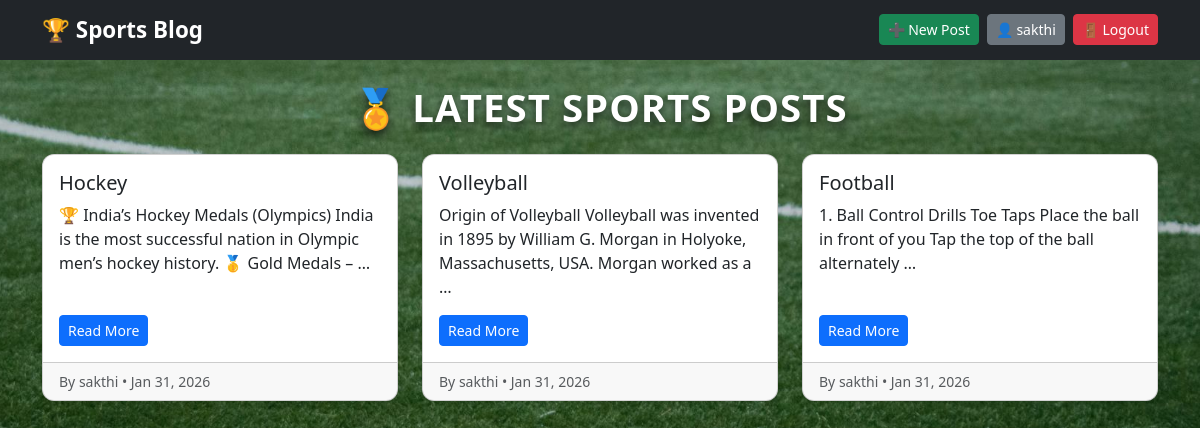
The app's page / (signed in) with its own data.
### blog/models.py (models this page shows, shortened)
class Post(models.Model):
    title = models.CharField(max_length=200)
    slug = models.SlugField(max_length=220, unique=True)
    author = models.ForeignKey(User, on_delete=models.CASCADE)
    category = models.ForeignKey(Category, on_delete=models.SET_NULL, null=True, blank=True)
    content = models.TextField()
    featured_image = models.ImageField(upload_to='posts/', null=True, blank=True)
    published = models.BooleanField(default=True)
    created_at = models.DateTimeField(auto_now_add=True)
    updated_at = models.DateTimeField(auto_now=True)
    class Meta:
        ordering = ['-created_at']

### blog/views.py (the view)
# urls.py: path('', views.PostListView.as_view(), name='post_list'),  # ✅ homepage
class PostListView(ListView):
    model = Post
    template_name = 'blog/post_list.html'
    context_object_name = 'posts'
    paginate_by = 9
    def get_queryset(self):
        return Post.objects.filter(published=True)

### blog/templates/blog/post_list.html (shortened to what this page needs)
{% extends "blog/base.html" %}
{% block content %}
<h2 class="text-center mb-4 latest-heading">🏅 LATEST SPORTS POSTS </h2>
<div class="row row-cols-1 row-cols-md-3 g-4">
  {% for post in posts %}
    <div class="col">
      <div class="card h-100 shadow-sm d-flex flex-column">
        <div class="card-body d-flex flex-column">
          <h5 class="card-title">{{ post.title }}</h5>
          <p class="card-text flex-grow-1">
            {{ post.content|truncatewords:20 }}
          </p>
          <a href="{% url 'blog:post_detail' post.pk %}"
             class="btn btn-primary btn-sm mt-auto align-self-start">
            Read More
          </a>
        </div>
        <div class="card-footer text-muted small">
          By {{ post.author }} • {{ post.created_at|date:"M d, Y" }}
        </div>
      </div>
    </div>
  {% empty %}
    <p class="text-center text-muted">
      No posts yet! Add your first one.
    </p>
  {% endfor %}
</div>
{% endblock %}

### blog/templates/blog/base.html (shortened to what this page needs)
{% load static %}
<!DOCTYPE html>
<html lang="en">
<head>
  <link href="https://cdn.jsdelivr.net/npm/bootstrap@5.3.3/dist/css/bootstrap.min.css" rel="stylesheet">
  <link rel="stylesheet" href="{% static 'blog/css/style.css' %}">
</head>
<body>
{% if request.resolver_match.url_name != 'login' %}
<nav class="navbar navbar-expand-lg navbar-dark bg-dark mb-4">
  <div class="container">
    <a class="navbar-brand fw-bold" href="{% url 'blog:post_list' %}">
      🏆 Sports Blog
    </a>
    <div class="collapse navbar-collapse" id="navbarNav">
      <ul class="navbar-nav ms-auto align-items-center">
        {% if user.is_authenticated %}
          <li class="nav-item me-2">
            <a href="{% url 'blog:post_create' %}" class="btn btn-success btn-sm">
              ➕ New Post
            </a>
          </li>
          <li class="nav-item me-2">
            <span class="btn btn-secondary btn-sm">
              👤 {{ user.username }}
            </span>
          </li>
          <li class="nav-item">
            <form method="post" action="{% url 'blog:logout' %}" class="d-inline">
              <button type="submit" class="btn btn-danger btn-sm">
                🚪 Logout
              </button>
            </form>
          </li>
        {% endif %}
      </ul>
    </div>
  </div>
</nav>
{% endif %}
<div class="container">
  {% block content %}{% endblock %}
</div>
</body>
</html>

### blog/static/blog/css/style.css (style rules this page uses)
body { background-color: #f8f9fa; }
.card { border-radius: 12px; }
.navbar-brand { font-weight: bold; font-size: 1.4rem; }
body { background-image: url("../images/background2.jpg"); background-size: cover; background-repeat: no-repeat; background-attachment: fixed; background-position: center; background-color: #f8f9fa; }
.latest-heading { color: #ffffff; font-weight: 900; font-size: 2.4rem; letter-spacing: 1px; text-shadow: 0 4px 10px rgba(0,0,0,0.7); margin-bottom: 2rem; }

### records on screen
Post: title "Hockey", content "🏆 India’s Hockey Medals (Olympics) India is the most successful nation in Olympic men’s hockey history. 🥇 Gold Medals – …", author "sakthi", created_at "Jan 31, 2026"
Post: title "Volleyball", content "Origin of Volleyball Volleyball was invented in 1895 by William G. Morgan in Holyoke, Massachusetts, USA. Morgan worked as a …", author "sakthi", created_at "Jan 31, 2026"
Post: title "Football", content "1. Ball Control Drills Toe Taps Place the ball in front of you Tap the top of the ball alternately …", author "sakthi", created_at "Jan 31, 2026"

### other values on screen
{{ user.username }} "sakthi"
